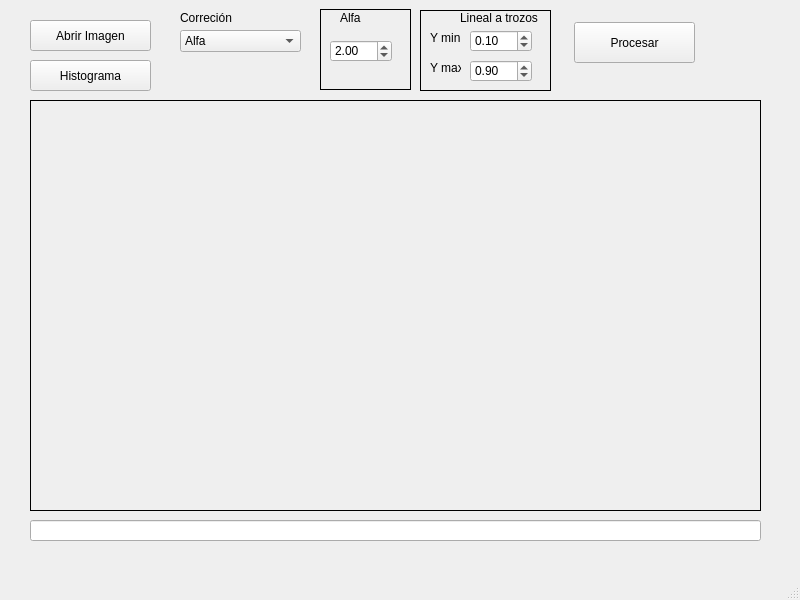
<?xml version="1.0" encoding="UTF-8"?>
<ui version="4.0">
 <class>MainWindow</class>
 <widget class="QMainWindow" name="MainWindow">
  <property name="geometry">
   <rect>
    <x>0</x>
    <y>0</y>
    <width>800</width>
    <height>600</height>
   </rect>
  </property>
  <property name="windowTitle">
   <string>Operaciones de Luminancia</string>
  </property>
  <widget class="QWidget" name="centralwidget">
   <widget class="QPushButton" name="procesar">
    <property name="geometry">
     <rect>
      <x>574</x>
      <y>22</y>
      <width>121</width>
      <height>41</height>
     </rect>
    </property>
    <property name="text">
     <string>Procesar</string>
    </property>
   </widget>
   <widget class="QPushButton" name="path_im1">
    <property name="geometry">
     <rect>
      <x>30</x>
      <y>20</y>
      <width>121</width>
      <height>31</height>
     </rect>
    </property>
    <property name="text">
     <string>Abrir Imagen</string>
    </property>
   </widget>
   <widget class="QComboBox" name="correccion">
    <property name="geometry">
     <rect>
      <x>180</x>
      <y>30</y>
      <width>121</width>
      <height>22</height>
     </rect>
    </property>
    <item>
     <property name="text">
      <string>Alfa</string>
     </property>
    </item>
    <item>
     <property name="text">
      <string>Raiz Cuadrada</string>
     </property>
    </item>
    <item>
     <property name="text">
      <string>Cuadratica</string>
     </property>
    </item>
    <item>
     <property name="text">
      <string>Lineal a trozos</string>
     </property>
    </item>
   </widget>
   <widget class="QLabel" name="label">
    <property name="geometry">
     <rect>
      <x>180</x>
      <y>10</y>
      <width>71</width>
      <height>16</height>
     </rect>
    </property>
    <property name="text">
     <string>Correción</string>
    </property>
   </widget>
   <widget class="QLabel" name="imageLbl">
    <property name="geometry">
     <rect>
      <x>30</x>
      <y>100</y>
      <width>731</width>
      <height>411</height>
     </rect>
    </property>
    <property name="frameShape">
     <enum>QFrame::Box</enum>
    </property>
    <property name="text">
     <string/>
    </property>
   </widget>
   <widget class="QLineEdit" name="lineEdit">
    <property name="geometry">
     <rect>
      <x>30</x>
      <y>520</y>
      <width>731</width>
      <height>21</height>
     </rect>
    </property>
   </widget>
   <widget class="QDoubleSpinBox" name="alfa">
    <property name="geometry">
     <rect>
      <x>330</x>
      <y>40</y>
      <width>62</width>
      <height>22</height>
     </rect>
    </property>
    <property name="maximum">
     <double>10.000000000000000</double>
    </property>
    <property name="singleStep">
     <double>0.100000000000000</double>
    </property>
    <property name="value">
     <double>2.000000000000000</double>
    </property>
   </widget>
   <widget class="QDoubleSpinBox" name="ymax">
    <property name="geometry">
     <rect>
      <x>470</x>
      <y>60</y>
      <width>62</width>
      <height>22</height>
     </rect>
    </property>
    <property name="minimum">
     <double>0.100000000000000</double>
    </property>
    <property name="maximum">
     <double>1.000000000000000</double>
    </property>
    <property name="singleStep">
     <double>0.050000000000000</double>
    </property>
    <property name="value">
     <double>0.900000000000000</double>
    </property>
   </widget>
   <widget class="QDoubleSpinBox" name="ymin">
    <property name="geometry">
     <rect>
      <x>470</x>
      <y>30</y>
      <width>62</width>
      <height>22</height>
     </rect>
    </property>
    <property name="minimum">
     <double>0.050000000000000</double>
    </property>
    <property name="maximum">
     <double>0.900000000000000</double>
    </property>
    <property name="singleStep">
     <double>0.050000000000000</double>
    </property>
    <property name="value">
     <double>0.100000000000000</double>
    </property>
   </widget>
   <widget class="QLabel" name="label_2">
    <property name="geometry">
     <rect>
      <x>340</x>
      <y>10</y>
      <width>71</width>
      <height>16</height>
     </rect>
    </property>
    <property name="text">
     <string>Alfa</string>
    </property>
   </widget>
   <widget class="QLabel" name="label_6">
    <property name="geometry">
     <rect>
      <x>460</x>
      <y>10</y>
      <width>91</width>
      <height>16</height>
     </rect>
    </property>
    <property name="text">
     <string>Lineal a trozos</string>
    </property>
   </widget>
   <widget class="QLabel" name="label_7">
    <property name="geometry">
     <rect>
      <x>430</x>
      <y>30</y>
      <width>31</width>
      <height>16</height>
     </rect>
    </property>
    <property name="text">
     <string>Y min</string>
    </property>
   </widget>
   <widget class="QLabel" name="label_8">
    <property name="geometry">
     <rect>
      <x>430</x>
      <y>60</y>
      <width>31</width>
      <height>16</height>
     </rect>
    </property>
    <property name="text">
     <string>Y max</string>
    </property>
   </widget>
   <widget class="QPushButton" name="btn_hist">
    <property name="geometry">
     <rect>
      <x>30</x>
      <y>60</y>
      <width>121</width>
      <height>31</height>
     </rect>
    </property>
    <property name="text">
     <string>Histograma</string>
    </property>
   </widget>
   <widget class="QFrame" name="frame">
    <property name="geometry">
     <rect>
      <x>320</x>
      <y>9</y>
      <width>91</width>
      <height>81</height>
     </rect>
    </property>
    <property name="frameShape">
     <enum>QFrame::Box</enum>
    </property>
    <property name="frameShadow">
     <enum>QFrame::Plain</enum>
    </property>
    <property name="lineWidth">
     <number>1</number>
    </property>
   </widget>
   <widget class="QFrame" name="frame_2">
    <property name="geometry">
     <rect>
      <x>420</x>
      <y>10</y>
      <width>131</width>
      <height>81</height>
     </rect>
    </property>
    <property name="frameShape">
     <enum>QFrame::Box</enum>
    </property>
    <property name="frameShadow">
     <enum>QFrame::Plain</enum>
    </property>
    <property name="lineWidth">
     <number>1</number>
    </property>
   </widget>
   <zorder>frame_2</zorder>
   <zorder>frame</zorder>
   <zorder>procesar</zorder>
   <zorder>path_im1</zorder>
   <zorder>correccion</zorder>
   <zorder>label</zorder>
   <zorder>imageLbl</zorder>
   <zorder>lineEdit</zorder>
   <zorder>alfa</zorder>
   <zorder>ymax</zorder>
   <zorder>ymin</zorder>
   <zorder>label_2</zorder>
   <zorder>label_6</zorder>
   <zorder>label_7</zorder>
   <zorder>label_8</zorder>
   <zorder>btn_hist</zorder>
  </widget>
  <widget class="QMenuBar" name="menubar">
   <property name="geometry">
    <rect>
     <x>0</x>
     <y>0</y>
     <width>800</width>
     <height>21</height>
    </rect>
   </property>
  </widget>
  <widget class="QStatusBar" name="statusbar"/>
 </widget>
 <resources/>
 <connections/>
</ui>
